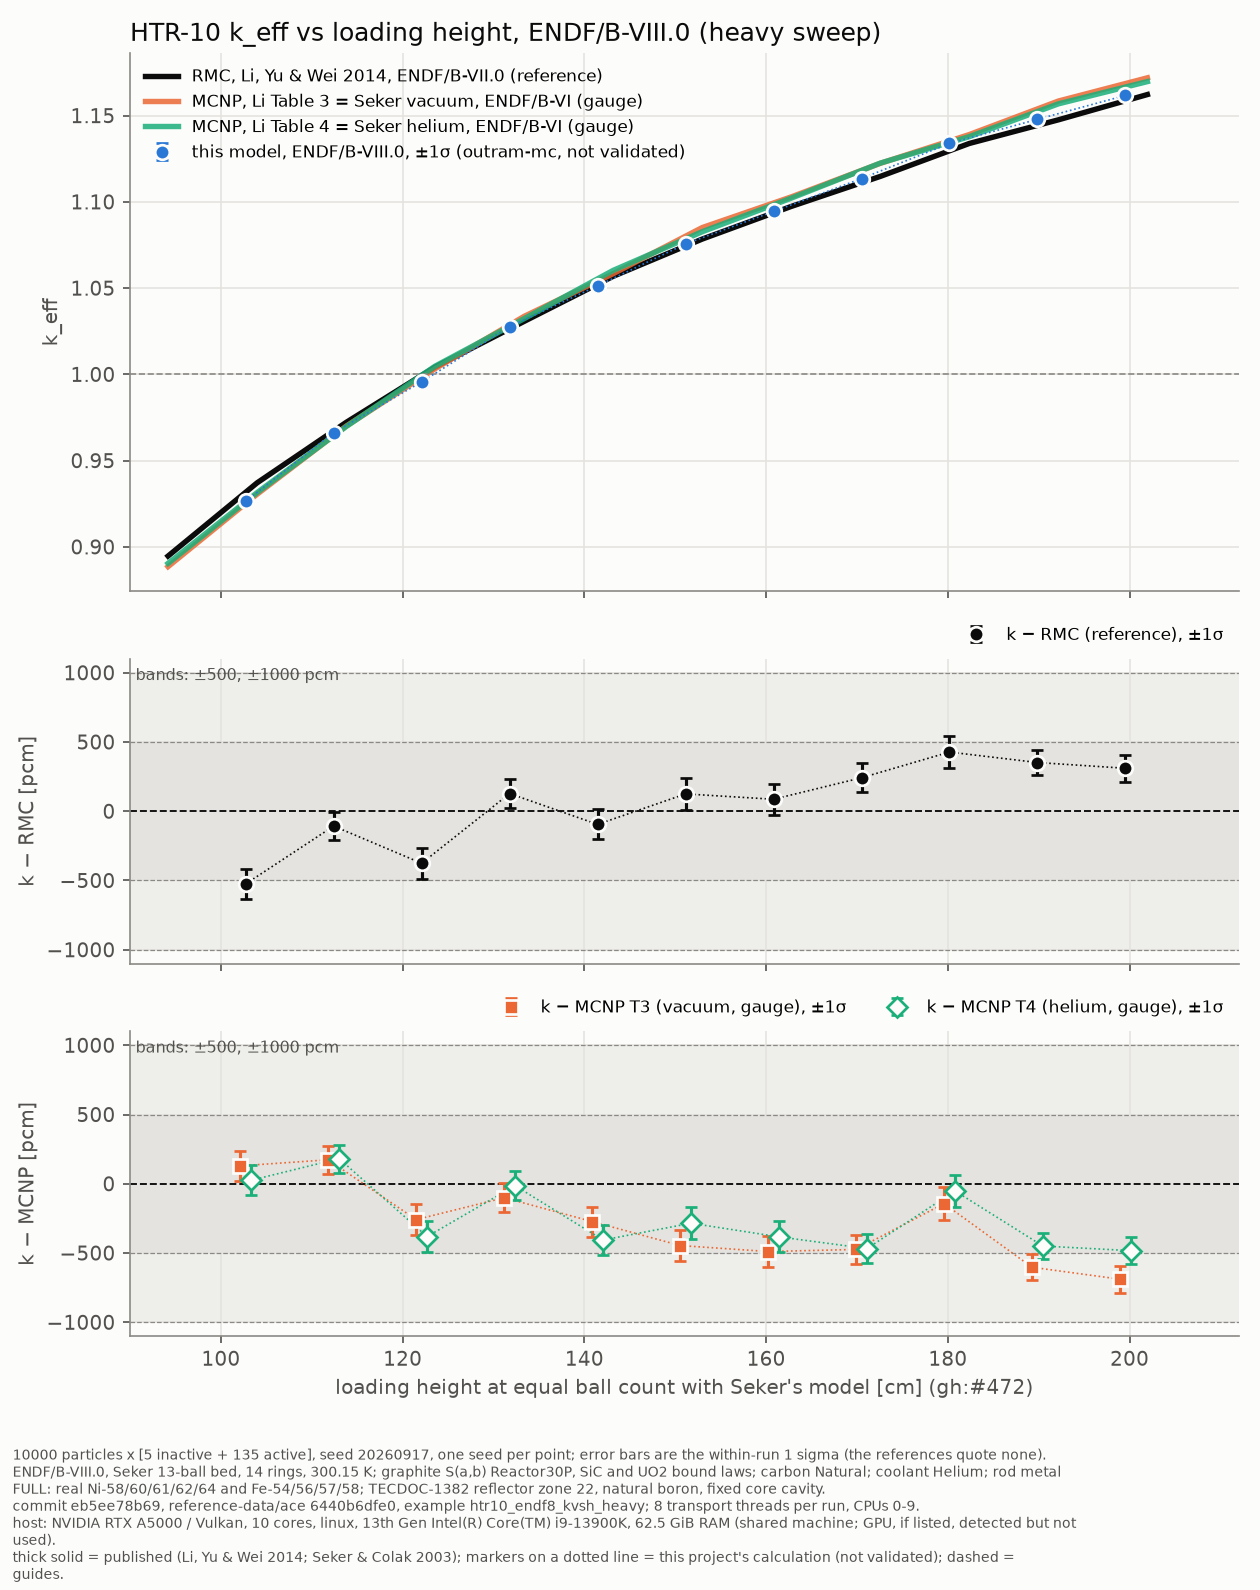

The Python source for this figure:
#!/usr/bin/env python3
"""HTR-10 k_eff against loading height, ENDF/B-VIII.0, heavy sweep.

Generated by nee_soon::htr10_rmc::keff_vs_height::script::plot_script
(example `htr10_endf8_kvsh_heavy`, gh:#501). Every number is embedded; nothing is read from
disk, so this file alone redraws the figure. Needs matplotlib only.

Usage: python3 <this script> [out.png]   (default: <this script>.png)

Reference curves are the constants RMC_KEFF_VS_HEIGHT,
MCNP_TABLE3_KEFF_VS_HEIGHT and MCNP_TABLE4_KEFF_VS_HEIGHT of
crates/nee_soon/src/htr10_rmc/mod.rs, written out by the emitter.
Each model point sits at the height where Seker & Colak (2003)'s model
holds as many balls as the built bed (gh:#472); every reference value
below is read there by linear interpolation.
"""
import pathlib
import sys
import textwrap

import matplotlib

matplotlib.use("Agg")
import matplotlib.pyplot as plt

# ---- data (embedded by the emitter) --------------------------------------
LIBRARY = "ENDF/B-VIII.0"
SWEEP = "heavy"
# (N, balls, built height cm, reference height cm, k, sigma, RMC, MCNP T3, MCNP T4)
POINTS = [
    (10, 14021, 103.980, 102.728, 0.926453, 0.001077, 0.931700, 0.925158, 0.926201),
    (11, 15351, 113.778, 112.409, 0.966199, 0.001008, 0.967269, 0.964468, 0.964382),
    (12, 16681, 123.576, 122.091, 0.995663, 0.001136, 0.999419, 0.998250, 0.999476),
    (13, 18011, 133.373, 131.773, 1.027693, 0.001037, 1.026415, 1.028698, 1.027829),
    (14, 19341, 143.171, 141.454, 1.051335, 0.001085, 1.052285, 1.054062, 1.055396),
    (15, 20671, 152.969, 151.136, 1.075658, 0.001149, 1.074407, 1.080117, 1.078506),
    (16, 22001, 162.767, 160.817, 1.094468, 0.001111, 1.093602, 1.099360, 1.098301),
    (17, 23331, 172.565, 170.499, 1.113519, 0.001034, 1.111103, 1.118262, 1.118197),
    (18, 24661, 182.363, 180.180, 1.133894, 0.001170, 1.129620, 1.135325, 1.134409),
    (19, 25991, 192.161, 189.862, 1.147874, 0.000924, 1.144356, 1.153901, 1.152369),
    (20, 27321, 201.959, 199.543, 1.161718, 0.000964, 1.158614, 1.168608, 1.166548),
]
RMC = [
    (94.182, 0.894693),
    (103.980, 0.937122),
    (113.778, 0.972163),
    (123.576, 1.004288),
    (133.374, 1.030738),
    (143.172, 1.056866),
    (152.970, 1.078448),
    (162.768, 1.097370),
    (172.566, 1.114775),
    (182.364, 1.133878),
    (192.162, 1.147570),
    (201.960, 1.162230),
]
MCNP_T3 = [
    (94.182, 0.888560),
    (103.980, 0.930520),
    (113.778, 0.969980),
    (123.576, 1.003300),
    (133.374, 1.033660),
    (143.172, 1.058400),
    (152.970, 1.085120),
    (162.768, 1.102900),
    (172.566, 1.122370),
    (182.364, 1.139040),
    (192.162, 1.158460),
    (201.960, 1.171930),
]
MCNP_T4 = [
    (94.182, 0.890440),
    (103.980, 0.931440),
    (113.778, 0.969730),
    (123.576, 1.004790),
    (133.374, 1.032330),
    (143.172, 1.060300),
    (152.970, 1.082700),
    (162.768, 1.102180),
    (172.566, 1.122480),
    (182.364, 1.137830),
    (192.162, 1.156830),
    (201.960, 1.169730),
]
FOOTER = [
    "10000 particles x [5 inactive + 135 active], seed 20260917, one seed per point; error bars are the within-run 1 sigma (the references quote none).",
    "ENDF/B-VIII.0, Seker 13-ball bed, 14 rings, 300.15 K; graphite S(a,b) Reactor30P, SiC and UO2 bound laws; carbon Natural; coolant Helium; rod metal FULL: real Ni-58/60/61/62/64 and Fe-54/56/57/58; TECDOC-1382 reflector zone 22, natural boron, fixed core cavity.",
    "commit eb5ee78b69, reference-data/ace 6440b6dfe0, example htr10_endf8_kvsh_heavy; 8 transport threads per run, CPUs 0-9.",
    "host: NVIDIA RTX A5000 / Vulkan, 10 cores, linux, 13th Gen Intel(R) Core(TM) i9-13900K, 62.5 GiB RAM (shared machine; GPU, if listed, detected but not used).",
    "thick solid = published (Li, Yu & Wei 2014; Seker & Colak 2003); markers on a dotted line = this project's calculation (not validated); dashed = guides.",
]

# ---- style: dataviz reference palette, light mode ----------------------------
MODEL = "#2a78d6"   # categorical slot 1: this project's calculation
INK = "#0b0b0b"     # RMC, the reference
T3 = "#eb6834"      # categorical slot 2: MCNP Table 3 (vacuum), gauge
T4 = "#1baf7a"      # categorical slot 3: MCNP Table 4 (helium), gauge
MUTED = "#8a8985"
GRID = "#e4e3df"
SURFACE = "#fcfcfb"
TEXT2 = "#52514e"


def residuals(col):
    """(height, pcm, sigma pcm) of every point that has reference column col."""
    return [(p[3], (p[4] - p[col]) * 1e5, p[5] * 1e5) for p in POINTS if p[col] is not None]


def model_bars(ax, pts, color, marker, label, dx=0.0, filled=True):
    xs = [h + dx for h, _, _ in pts]
    ax.plot(xs, [v for _, v, _ in pts], color=color, lw=0.8, ls=":")
    ax.errorbar(xs, [v for _, v, _ in pts], yerr=[e for _, _, e in pts], color=color,
                marker=marker, ms=7, ls="none", elinewidth=1.5, capsize=3,
                mfc=color if filled else SURFACE, mec=color if not filled else SURFACE,
                mew=1.3, label=label)


def bands(ax):
    ax.axhspan(-1000, 1000, color=GRID, alpha=0.55, lw=0)
    ax.axhspan(-500, 500, color=GRID, lw=0)
    for y in (-1000, -500, 500, 1000):
        ax.axhline(y, color=MUTED, lw=0.6, ls="--")
    ax.axhline(0, color=INK, lw=0.9, ls="--")


def main():
    out = pathlib.Path(sys.argv[1]) if len(sys.argv) > 1 else pathlib.Path(__file__).with_suffix(".png")
    plt.rcParams.update({"font.size": 9.5, "axes.edgecolor": MUTED, "axes.labelcolor": TEXT2,
                         "xtick.color": TEXT2, "ytick.color": TEXT2})
    fig, (ax, ax_rmc, ax_mcnp) = plt.subplots(
        3, 1, figsize=(8.4, 10.6), sharex=True, facecolor=SURFACE,
        gridspec_kw={"height_ratios": [3, 1.7, 1.7]})
    for a in (ax, ax_rmc, ax_mcnp):
        a.set_facecolor(SURFACE)
        a.grid(True, color=GRID, lw=0.8)
        a.set_axisbelow(True)
        for sp in ("top", "right"):
            a.spines[sp].set_visible(False)

    # Panel 1: k against height. Published curves thick solid.
    ax.plot(*zip(*RMC), color=INK, lw=2.6, label="RMC, Li, Yu & Wei 2014, ENDF/B-VII.0 (reference)")
    ax.plot(*zip(*MCNP_T3), color=T3, lw=2.6, alpha=0.85,
            label="MCNP, Li Table 3 = Seker vacuum, ENDF/B-VI (gauge)")
    ax.plot(*zip(*MCNP_T4), color=T4, lw=2.6, alpha=0.85,
            label="MCNP, Li Table 4 = Seker helium, ENDF/B-VI (gauge)")
    ax.axhline(1.0, color=MUTED, lw=0.8, ls="--")
    model_bars(ax, [(p[3], p[4], p[5]) for p in POINTS], MODEL, "o",
               f"this model, {LIBRARY}, ±1σ (outram-mc, not validated)")
    ax.set_ylabel("k_eff")
    ax.set_title(f"HTR-10 k_eff vs loading height, {LIBRARY} ({SWEEP} sweep)",
                 loc="left", color=INK, fontsize=12)
    ax.legend(frameon=False, fontsize=8, loc="upper left")

    # Panel 2: k - RMC.
    bands(ax_rmc)
    model_bars(ax_rmc, residuals(6), INK, "o", "k − RMC (reference), ±1σ")
    ax_rmc.set_ylabel("k − RMC [pcm]")
    ax_rmc.legend(frameon=False, fontsize=8, loc="lower right", bbox_to_anchor=(1.0, 1.0))

    # Panel 3: k - MCNP, both columns, dodged so the bars do not overlap.
    bands(ax_mcnp)
    model_bars(ax_mcnp, residuals(7), T3, "s", "k − MCNP T3 (vacuum, gauge), ±1σ", dx=-0.6)
    model_bars(ax_mcnp, residuals(8), T4, "D", "k − MCNP T4 (helium, gauge), ±1σ", dx=0.6,
               filled=False)
    ax_mcnp.set_ylabel("k − MCNP [pcm]")
    ax_mcnp.set_xlabel("loading height at equal ball count with Seker's model [cm] (gh:#472)")
    ax_mcnp.legend(frameon=False, fontsize=8, loc="lower right", bbox_to_anchor=(1.0, 1.0), ncol=2)
    for a in (ax_rmc, ax_mcnp):
        a.text(0.005, 0.97, "bands: ±500, ±1000 pcm", transform=a.transAxes, va="top",
               fontsize=7.5, color=TEXT2)
    lim = max([1100.0] + [abs(v) + e + 100 for c in (6, 7, 8) for _, v, e in residuals(c)])
    for a in (ax_rmc, ax_mcnp):
        a.set_ylim(-lim, lim)
    ax_mcnp.set_xlim(90, 212)

    lines = [w for line in FOOTER for w in textwrap.wrap(line, 150)]
    fig.text(0.01, 0.004, "\n".join(lines), fontsize=6.6, color=TEXT2, va="bottom")
    fig.tight_layout(rect=(0, 0.012 * len(lines) + 0.01, 1, 1))
    fig.savefig(out, dpi=150, facecolor=SURFACE)
    print(f"wrote {out}")


if __name__ == "__main__":
    main()
